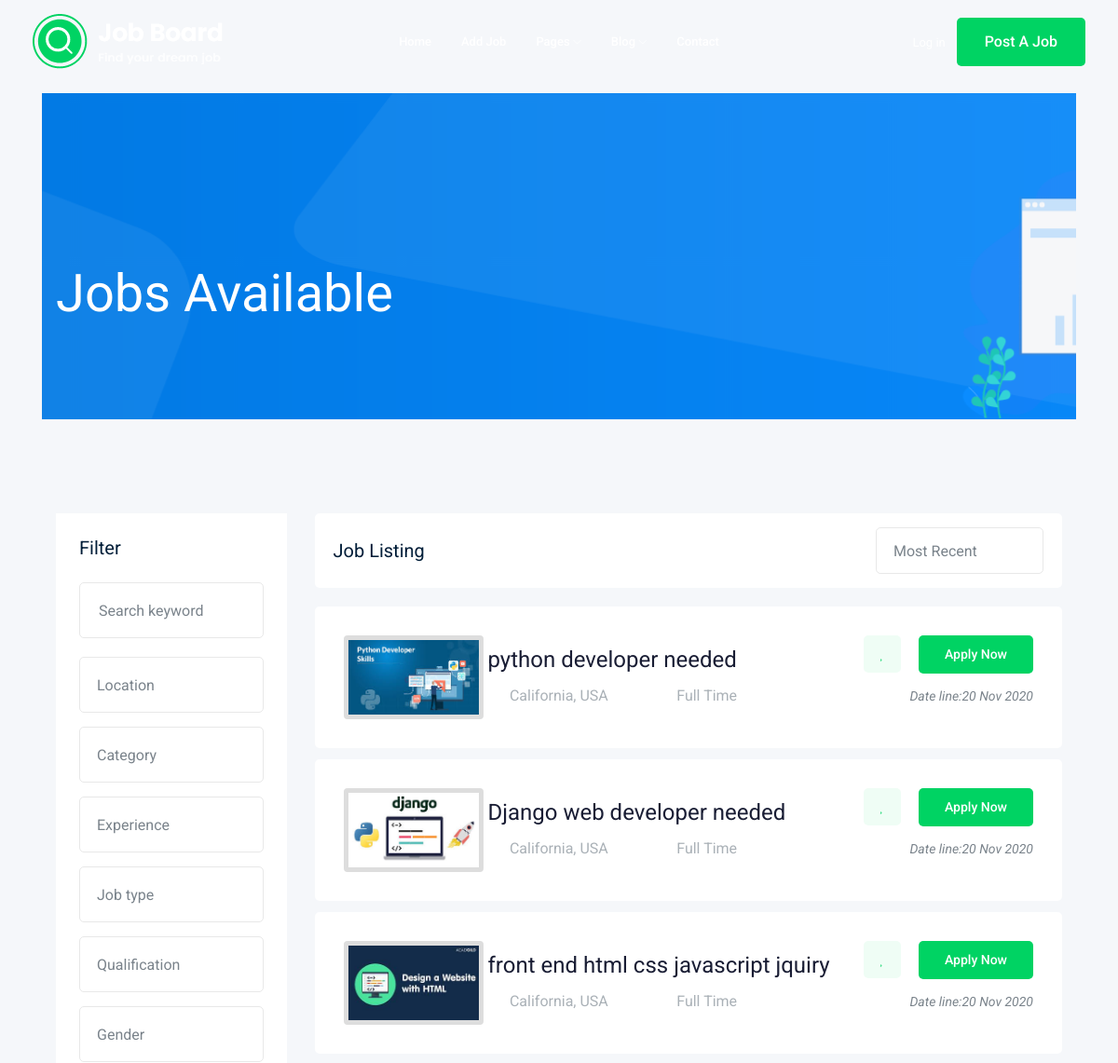
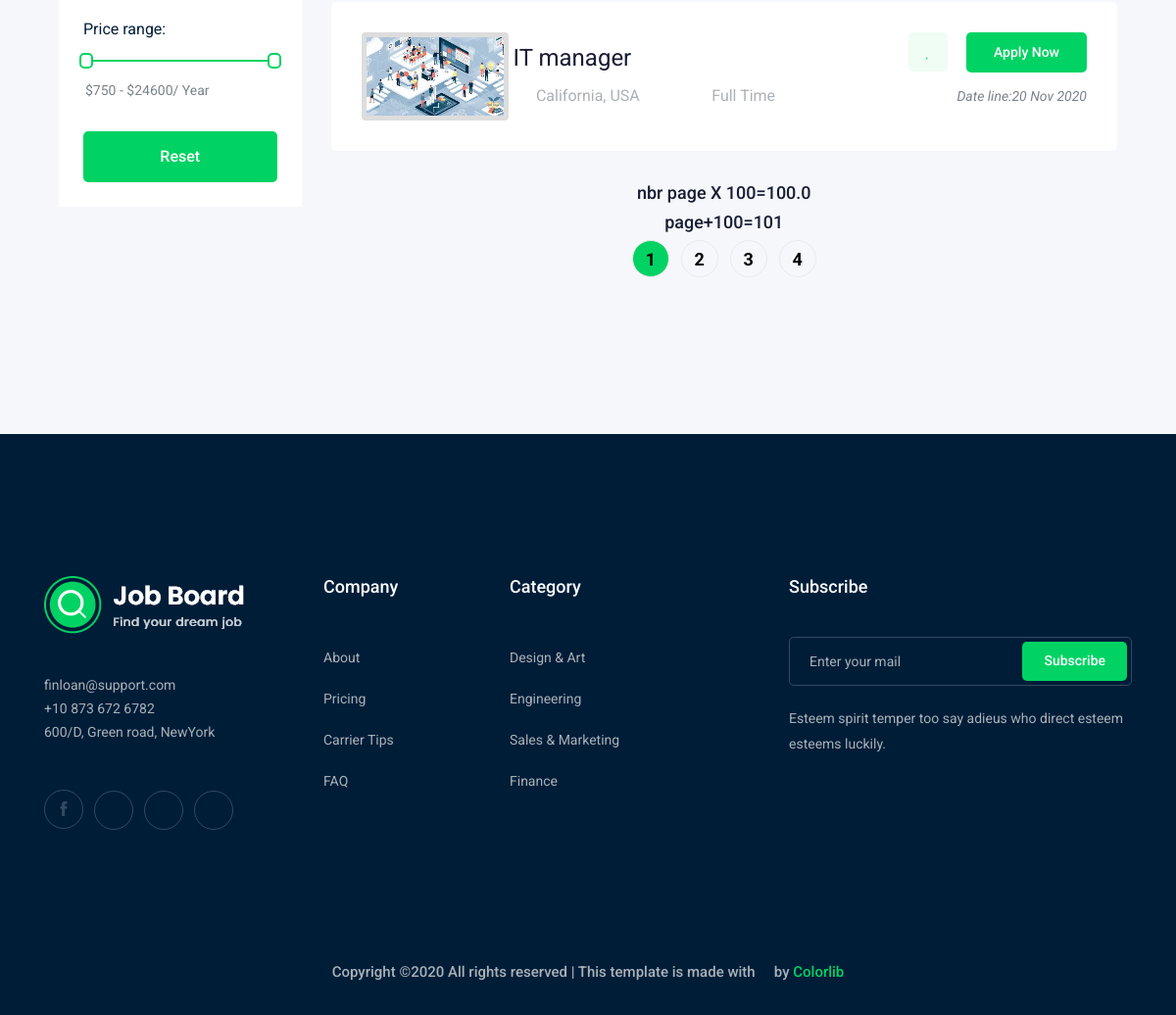
Screenshot of /jobs/ with the database file from the repository (2 pictures, top to bottom).
### job/models.py (models this page shows, shortened)
class Job(models.Model):  # table
    owner=models.ForeignKey(User, related_name='job_owner', on_delete=models.CASCADE)
    title = models.CharField(max_length=100)  # column
    job_type = models.CharField(max_length=15 , choices=JOB_TYPE)
    description = models.TextField(max_length=1000)
    published_at = models.DateTimeField(auto_now=True)
    Vacancy = models.IntegerField(default=1)
    salary = models.IntegerField(default=0)
    experience = models.IntegerField(default=1)
    category = models.ForeignKey('Category',on_delete=models.CASCADE)
    image=models.ImageField(upload_to=image_upload)
    slug=models.SlugField(blank=True,null=True)

### job/views.py (the view)
# urls.py: path('', views.job_list,name='job_list'),
def job_list(request):
    job_list = Job.objects.all()
    paginator=Paginator(job_list,4)
    page_number = request.GET.get('page')
    page_obj = paginator.get_page(page_number)
    if not page_number :
        page_number=1
    val2=sum_number(int(page_number),100)
    get_nbr_p=GetNumbersFromGET(request)
    context = {
        'job_list':page_obj,
        'val2':val2,
        'get_nbr_p':get_nbr_p,
    }
    return render(request, 'job/job_list.html', context)

### job/templates/job/job_list.html (shortened to what this page needs)
{% extends  'base.html' %}
{% load static  %}
{% block body %}
<div class="bradcam_area bradcam_bg_1">
    <div class="container">
        <div class="row">
            <div class="col-xl-12">
                <div class="bradcam_text">
                    <h3>{{job_list.count}} Jobs Available</h3>
                </div>
            </div>
        </div>
    </div>
</div>
<div class="job_listing_area plus_padding">
    <div class="container">
        <div class="row">
            <div class="col-lg-3">
                <div class="job_filter white-bg">
                    <div class="form_inner white-bg">
                        <h3>Filter</h3>
                        <form action="#">
                            <div class="row">
                                <div class="col-lg-12">
                                    <div class="single_field">
                                        <input type="text" placeholder="Search keyword">
                                    </div>
                                </div>
                                <div class="col-lg-12">
                                </div>
                                <div class="col-lg-12">
                                </div>
                                <div class="col-lg-12">
                                </div>
                                <div class="col-lg-12">
                                </div>
                                <div class="col-lg-12">
                                </div>
                                <div class="col-lg-12">
                                </div>
                            </div>
                        </form>
                    </div>
                    <div class="range_wrap">
                        <label for="amount">Price range:</label>
                        <div id="slider-range"></div>
                        <p>
                            <input type="text" id="amount" readonly style="border:0; color:#7A838B; font-size: 14px; font-weight:400;">
                        </p>
                    </div>
                    <div class="reset_btn">
                        <button  class="boxed-btn3 w-100" type="submit">Reset</button>
                    </div>
                </div>
            </div>
            <div class="col-lg-9">
                <div class="recent_joblist_wrap">
                    <div class="recent_joblist white-bg ">
                        <div class="row align-items-center">
                            <div class="col-md-6">
                                <h4>Job Listing</h4>
                            </div>
                            <div class="col-md-6">
                                <div class="serch_cat d-flex justify-content-end">
                                </div>
                            </div>
                        </div>
                    </div>
                </div>
                <div class="job_lists m-0">
                    <div class="row">
                       {% for job in job_list %}
                        <div class="col-lg-12 col-md-12">
                            <div class="single_jobs white-bg d-flex justify-content-between">
                                <div class="jobs_left d-flex align-items-center">
                                    <div class=" align-items-center">
                                        <img src="{{job.image.url}}" alt="image"
                                        style=" border: 5px solid #ddd;border-radius: 4px;display: block;
                                        margin-left: auto;
                                        margin-right: 5px;
                                        width: 150px;height: 90px;">
                                    </div>
                                    <div class="jobs_conetent">
                                        <a href="{% url 'job_detail' job.slug %}"><h4>{{job.title}}</h4></a>
                                        <div class="links_locat d-flex align-items-center">
                                            <div class="location">
                                                <p> <i class="fa fa-map-marker"></i> California, USA</p>
                                            </div>
                                            <div class="location">
                                                <p> <i class="fa fa-clock-o"></i> {{job.job_type}}</p>
                                            </div>
                                        </div>
                                    </div>
                                </div>
                                <div class="jobs_right">
                                    <div class="apply_now">
                                        <a class="heart_mark" href="#"> <i class="fa fa-heart"></i> </a>
                                        <a href="{% url 'job_detail' job.slug %}" class="boxed-btn3">Apply Now</a>
                                    </div>
                                    <div class="date">
                                        <p>Date line:{{job.published_at|date:'d M o'}}</p>
                                    </div>
                                </div>
                            </div>
                        </div>
                      {% endfor %}
                    </div>
                    <div class="row">
                        <div class="col-lg-12">
                            <div class="pagination_wrap">
                                <ul>
                                    {% with leng_pagin_pos=4 leng_pagin_nig=-4  sum='page+100=' nbrp='nbr page X 100=' %}
                                   <h4> {{nbrp}}{{get_nbr_p}}</h4>
                                   <h4> {{sum}}{{val2}}</h4>
                                    {% for page  in job_list.paginator.page_range  %}
                                           {% if page < job_list.number|add:leng_pagin_pos and page > job_list.number|add:leng_pagin_nig %}
                                                    {% if job_list.number == page %}
                                                           <li><a href="?page={{ page }}" style="background-color:#00d363; color:black;font-size:18px;font-weight: bold;">
                                                               <span>{{page}}</span></a>
                                                            </li>
                                                    {% else %}
                                                            <li>
                                                                <a href="?page={{ page }} " style="color:black;font-size:18px;font-weight: bold;" >
                                                                <span>{{page}}</span></a>
                                                            </li>
                                                     {% endif %}
                                           {% endif %}
                                    {% endfor %}
                                 {% endwith %}
                                </ul>
                            </div>
                        </div>
                    </div>
                </div>
            </div>
        </div>
    </div>
</div>
{% endblock body %}

### rows the page displays
Job: image (picture), title "python developer needed", job_type "Full Time", published_at "20 Nov 2020"
Job: image (picture), title "Django web developer needed", job_type "Full Time", published_at "20 Nov 2020"
Job: image (picture), title "front end html css javascript jquiry", job_type "Full Time", published_at "20 Nov 2020"
Job: image (picture), title "IT manager", job_type "Full Time", published_at "20 Nov 2020"

### other values shown
{{ nbrp }} "nbr page X 100="
{{ get_nbr_p }} "100.0"
{{ sum }} "page+100="
{{ val2 }} "101"
{{ page }} "1"
{{ page }} "2" "3" "4"
